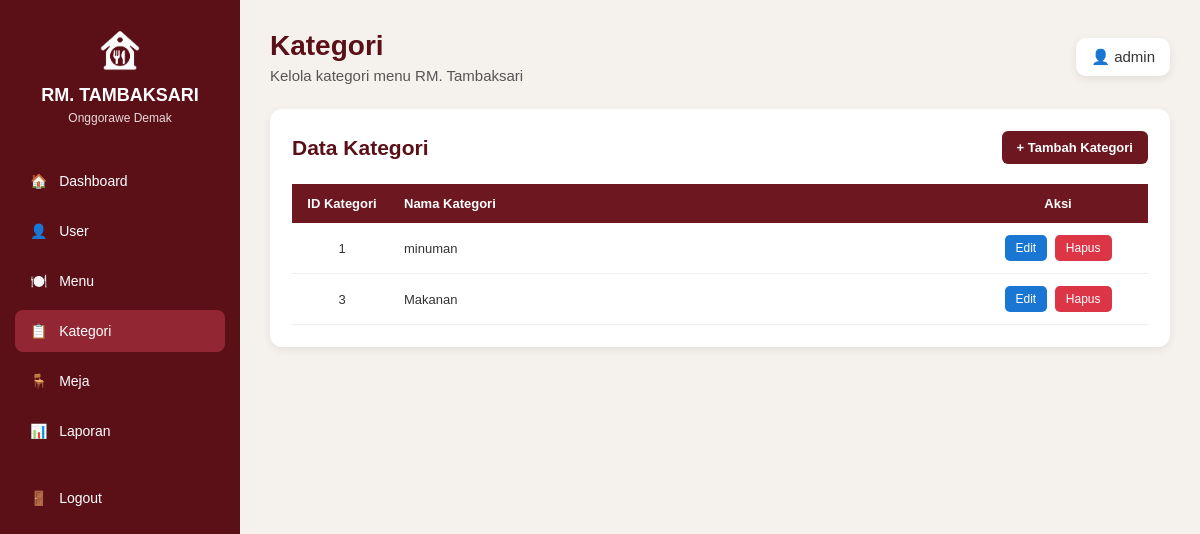
Page /admin/kategori/index.php on the committed database.
### tables this page shows
CREATE TABLE `kategori` (
  `id_kategori` int NOT NULL,
  `nama_kategori` varchar(50) DEFAULT NULL
);

### admin/kategori/index.php (the view, shortened to what this page needs)
<?php
include "../../config.php";
$ambildata = mysqli_query($db, "SELECT * FROM kategori ORDER BY id_kategori ASC");
?>
<!DOCTYPE html>
<html lang="id">
<head>
</head>
<body>
<aside class="sidebar">
    <div class="logo">
        <img
            src="../../assets/images/logo.png"
            alt="Logo RM Tambaksari"
        >
        <h2>
            RM. TAMBAKSARI
        </h2>
        <p>
            Onggorawe Demak
        </p>
    </div>
    <ul class="menu">
        <li>
            <a href="../dashboard.php">
                🏠 &nbsp; Dashboard
            </a>
        </li>
        <li>
            <a href="../users/index.php">
                👤 &nbsp; User
            </a>
        </li>
        <li>
            <a href="../menu/index.php">
                🍽️ &nbsp; Menu
            </a>
        </li>
        <li>
            <a href="index.php" class="active">
                📋 &nbsp; Kategori
            </a>
        </li>
        <li>
            <a href="../meja/index.php">
                🪑 &nbsp; Meja
            </a>
        </li>
        <li>
            <a href="../laporan/index.php">
                📊 &nbsp; Laporan
            </a>
        </li>
        <li>
            <a href="../../logout.php" class="logout">
                🚪 &nbsp; Logout
            </a>
        </li>
    </ul>
</aside>
<main class="main">
    <div class="topbar">
        <div>
            <h1>
                Kategori
            </h1>
            <p>
                Kelola kategori menu RM. Tambaksari
            </p>
        </div>
        <div class="admin-name">
            👤
            <?php
            echo htmlspecialchars(
                $_SESSION['username'] ?? 'admin'
            );
            ?>
        </div>
    </div>
    <div class="content-box">
        <div class="content-header">
            <h2>
                Data Kategori
            </h2>
            <a
                href="tambah.php"
                class="btn-tambah"
            >
                + Tambah Kategori
            </a>
        </div>
        <div class="table-container">
            <table>
                <tr>
                    <th>
                        ID Kategori
                    </th>
                    <th>
                        Nama Kategori
                    </th>
                    <th>
                        Aksi
                    </th>
                </tr>
                <?php
                if (mysqli_num_rows($ambildata) > 0) {
                    while (
                        $tampildata =
                        mysqli_fetch_assoc($ambildata)
                    ) {
                ?>
                <tr>
                    <td>
                        <?php
                        echo $tampildata['id_kategori'];
                        ?>
                    </td>
                    <td>
                        <?php
                        echo htmlspecialchars(
                            $tampildata['nama_kategori']
                        );
                        ?>
                    </td>
                    <td>
                        <a
                            href="edit.php?id_kategori=<?php echo $tampildata['id_kategori']; ?>"
                            class="btn-edit"
                        >
                            Edit
                        </a>
                        <a
                            href="hapus.php?id_kategori=<?php echo $tampildata['id_kategori']; ?>"
                            class="btn-hapus"
                            onclick="return confirm('Yakin ingin menghapus kategori ini?');"
                        >
                            Hapus
                        </a>
                    </td>
                </tr>
                <?php
                    }
                }
                ?>
            </table>
        </div>
    </div>
</main>
</body>
</html>

### admin/kategori/index.php (style rules this page uses)
* { box-sizing: border-box; margin: 0; padding: 0; font-family: Arial, sans-serif; }
body { background: #f5f1ed; color: #333; }
.sidebar { position: fixed; left: 0; top: 0; width: 240px; height: 100vh; background: #5b1018; color: white; padding: 25px 15px; }
.logo { text-align: center; margin-bottom: 35px; }
.logo img { width: 50px; height: 50px; object-fit: contain; margin-bottom: 6px; }
.logo h2 { font-size: 18px; color: white; }
.logo p { font-size: 12px; color: #eadada; margin-top: 5px; }
.menu { list-style: none; }
.menu li { margin-bottom: 8px; }
.menu a { display: block; padding: 13px 15px; color: white; text-decoration: none; border-radius: 8px; font-size: 14px; }
.menu a.active { background: #922733; }
.menu .logout { margin-top: 25px; }
.main { margin-left: 240px; padding: 30px; }
.topbar { display: flex; justify-content: space-between; align-items: center; margin-bottom: 25px; }
.topbar h1 { color: #5b1018; font-size: 28px; margin-bottom: 5px; }
.topbar p { color: #555; font-size: 15px; }
.admin-name { background: white; padding: 10px 15px; border-radius: 10px; box-shadow: 0 3px 10px rgba(0,0,0,0.08); font-size: 15px; }
.content-box { background: white; border-radius: 12px; padding: 22px; box-shadow: 0 3px 10px rgba(0,0,0,0.07); }
.content-header { display: flex; justify-content: space-between; align-items: center; margin-bottom: 20px; }
.content-header h2 { color: #5b1018; font-size: 21px; }
.btn-tambah { display: inline-block; background: #6d1720; color: white; text-decoration: none; padding: 9px 15px; border-radius: 6px; font-size: 13px; font-weight: bold; }
.table-container { overflow-x: auto; }
table { width: 100%; border-collapse: collapse; background: white; }
th { background: #6d1720; color: white; padding: 12px; text-align: left; font-size: 13px; }
td { padding: 12px; border-bottom: 1px solid #eeeeee; font-size: 13px; }
th:first-child, td:first-child { width: 100px; text-align: center; }
th:last-child, td:last-child { width: 180px; text-align: center; }
.btn-edit { display: inline-block; background: #1976d2; color: white; text-decoration: none; padding: 6px 11px; border-radius: 5px; font-size: 12px; margin-right: 4px; }
.btn-hapus { display: inline-block; background: #dc3545; color: white; text-decoration: none; padding: 6px 11px; border-radius: 5px; font-size: 12px; }

### rows in the picture
kategori: id_kategori "1", nama_kategori "minuman"
kategori: id_kategori "3", nama_kategori "Makanan"

### other values in the picture
$_SESSION['username'] "admin"
